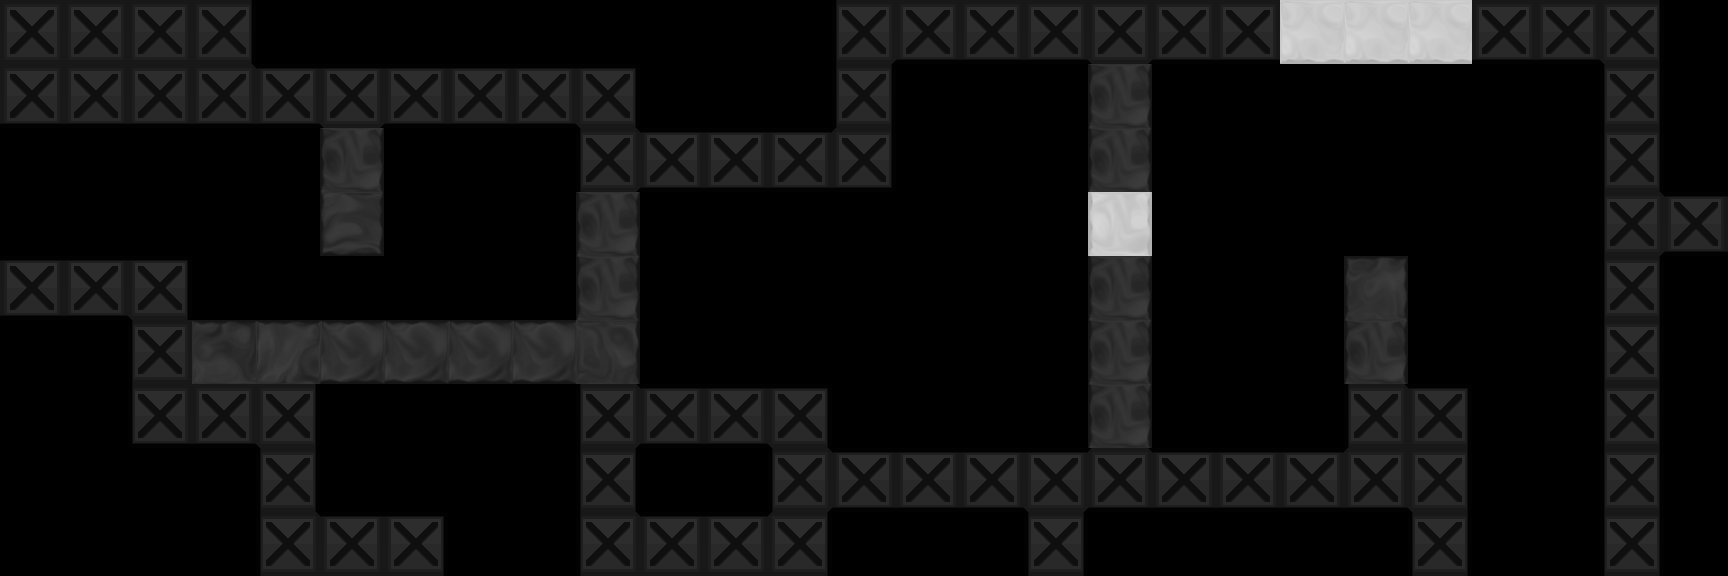

This game map was drawn from its Tiled (.tmx) file and the tilesets committed beside it. A one-line description and the full map source follow:
An orthogonal 27x9 tile map with 64x64 px tiles, 1 tile layer (tile), 1 hidden layer not drawn, 6 tilesets and 10 objects (4x Portal, 3x Exit, 2x OrbRed, DoorRed).

<map version="1.0" orientation="orthogonal" width="27" height="9" tilewidth="64" tileheight="64">
 <properties>
  <property name="bg" value="bg3" />
  <property name="bgParallaxX" value=".6" />
  <property name="bgParallaxY" value=".6" />
  <property name="music" value="level_green" />
 </properties>
 <tileset firstgid="1" source="tiles/black_tiles.tsx" />
 <tileset firstgid="50" source="tiles/white_tiles.tsx" />
 <tileset firstgid="99" source="tiles/mixed_tiles.tsx" />
 <tileset firstgid="211" source="tiles/glass_tiles.tsx" />
 <tileset firstgid="260" source="tiles/black_indestructable.tsx" />
 <tileset firstgid="310" source="tiles/sand_tiles.tsx" />
 <layer name="backTile" width="27" height="9" visible="0">
  <data encoding="csv">
0,0,0,0,0,0,0,0,0,0,0,0,0,0,0,0,0,0,0,0,0,0,0,0,0,0,0,
0,0,0,0,0,0,0,0,0,0,0,0,0,0,0,0,0,0,0,0,0,0,0,0,0,0,0,
0,0,0,0,0,0,0,0,0,0,0,0,0,0,0,0,0,0,0,0,0,0,0,0,0,0,0,
0,0,0,0,0,0,0,0,0,0,0,0,0,0,0,0,0,0,0,0,0,0,0,0,0,0,0,
0,0,0,0,0,0,0,0,0,0,0,0,0,0,0,0,0,0,0,0,0,0,0,0,0,0,0,
0,0,0,0,0,0,0,0,0,0,0,0,0,0,0,0,0,0,0,0,0,0,0,0,0,0,0,
0,0,0,0,0,0,0,0,0,0,0,0,0,0,0,0,0,0,0,0,0,0,0,0,0,0,0,
0,0,0,0,0,0,0,0,0,0,0,0,0,0,0,0,0,0,0,0,0,0,0,0,0,0,0,
0,0,0,0,0,0,0,0,0,0,0,0,0,0,0,0,0,0,0,0,0,0,0,0,0,0,0
</data>
 </layer>
 <objectgroup name="obj" width="27" height="9">
  <object type="DoorRed" x="1472" y="384" width="128" height="64" />
  <object type="OrbRed" x="1216" y="128" width="64" height="64">
   <properties>
    <property name="blackWhenPower" value="true" />
   </properties>
  </object>
  <object name="por1" type="Portal" x="480" y="160" width="64" height="64">
   <properties>
    <property name="portalTo" value="por2" />
   </properties>
   <ellipse />
  </object>
  <object name="por2" type="Portal" x="672" y="226" width="64" height="64">
   <properties>
    <property name="portalTo" value="por1" />
   </properties>
   <ellipse />
  </object>
  <object name="por3" type="Portal" x="960" y="320" width="64" height="64">
   <properties>
    <property name="portalTo" value="por4" />
   </properties>
   <ellipse />
  </object>
  <object name="por4" type="Portal" x="1216" y="256" width="64" height="64">
   <properties>
    <property name="portalTo" value="por3" />
   </properties>
   <ellipse />
  </object>
  <object type="OrbRed" x="1472" y="128" width="64" height="64">
   <properties>
    <property name="blackWhenPower" value="true" />
   </properties>
  </object>
 </objectgroup>
 <layer name="tile" width="27" height="9">
  <data encoding="csv">
262,260,260,272,0,0,0,0,0,0,0,0,0,300,276,276,276,285,276,276,80,80,80,276,276,291,0,
276,276,276,303,283,287,283,283,283,294,0,0,0,284,0,0,0,44,0,0,0,0,0,0,0,284,0,
0,0,0,0,0,44,0,0,0,282,283,283,283,299,0,0,0,44,0,0,0,0,0,0,0,284,0,
0,0,0,0,0,47,0,0,0,44,0,0,0,0,0,0,0,93,0,0,0,0,0,0,0,282,283,
283,283,294,0,0,0,0,0,0,44,0,0,0,0,0,0,0,44,0,0,0,33,0,0,0,284,0,
0,0,270,17,10,45,45,45,45,25,0,0,0,0,0,0,0,44,0,0,0,44,0,0,0,284,0,
0,0,275,276,291,0,0,0,0,282,283,283,294,0,0,0,0,44,0,0,0,281,267,0,0,284,0,
0,0,0,0,284,0,0,0,0,284,0,0,282,283,283,283,287,297,283,283,283,296,291,0,0,284,0,
0,0,0,0,281,266,267,0,0,281,266,266,302,0,0,0,284,0,0,0,0,0,284,0,0,284,0
</data>
 </layer>
 <objectgroup name="front" width="27" height="9">
  <object type="Exit" x="1472" y="512" width="128" height="64">
   <properties>
    <property name="mapTo" value="platforming2" />
   </properties>
  </object>
  <object type="Exit" x="0" y="128" width="64" height="128">
   <properties>
    <property name="mapTo" value="sandTime" />
   </properties>
  </object>
  <object type="Exit" x="448" y="512" width="128" height="64">
   <properties>
    <property name="mapTo" value="thickOrbs" />
    <property name="right" value="false" />
   </properties>
  </object>
 </objectgroup>
</map>
